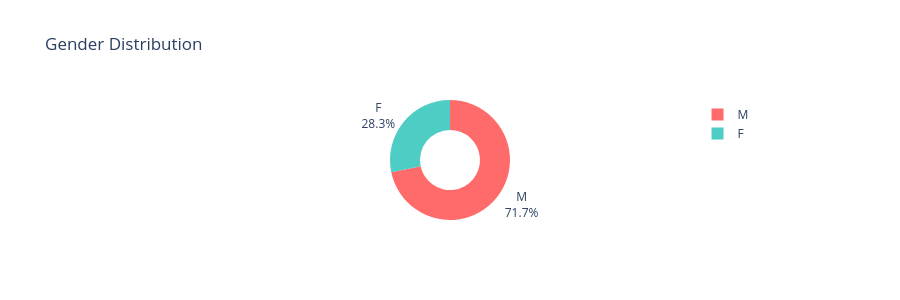
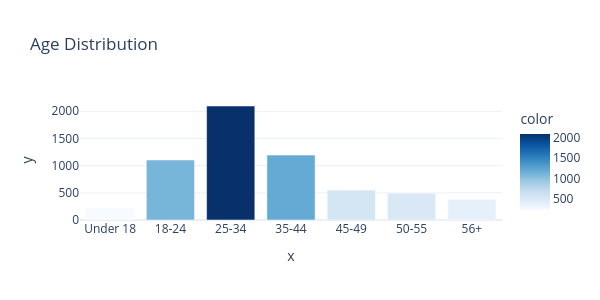

Notebook cell for these charts, in order:
### Markdown cell above
## 2.1 User Demographics

### Code cell
gender_counts = users['Gender'].value_counts()
fig = go.Figure(data=[go.Pie(labels=gender_counts.index, values=gender_counts.values, hole=0.5, 
    marker=dict(colors=['#FF6B6B','#4ECDC4']), textinfo='label+percent')])
fig.update_layout(title='Gender Distribution', height=300)
fig.show()

age_map = {1:'Under 18',18:'18-24',25:'25-34',35:'35-44',45:'45-49',50:'50-55',56:'56+'}
users['AgeGroup'] = users['Age'].map(age_map)
age_order = ['Under 18','18-24','25-34','35-44','45-49','50-55','56+']
age_counts = users['AgeGroup'].value_counts().reindex(age_order)
fig = px.bar(x=age_counts.index, y=age_counts.values, title='Age Distribution', color=age_counts.values, color_continuous_scale='Blues')
fig.update_layout(template='plotly_white', height=300, width=600)
fig.show()

### Figure 1 — Plotly figure (JSON) as saved in the notebook; plotly's stock layout.template omitted (floating-point values rounded to 4 significant figures)
{"data": [{"hole": 0.5, "labels": ["M", "F"], "marker": {"colors": ["#FF6B6B", "#4ECDC4"]}, "textinfo": "label+percent", "type": "pie", "values": [4331, 1709]}], "layout": {"height": 300, "title": {"text": "Gender Distribution"}}}

### Figure 2 — Plotly figure (JSON) as saved in the notebook; plotly's stock layout.template omitted (floating-point values rounded to 4 significant figures)
{"data": [{"hovertemplate": "x=%{x}<br>y=%{y}<br>color=%{marker.color}<extra></extra>", "legendgroup": "", "marker": {"color": [222, 1103, 2096, 1193, 550, 496, 380], "coloraxis": "coloraxis", "pattern": {"shape": ""}}, "name": "", "orientation": "v", "showlegend": false, "textposition": "auto", "type": "bar", "x": ["Under 18", "18-24", "25-34", "35-44", "45-49", "50-55", "56+"], "xaxis": "x", "y": [222, 1103, 2096, 1193, 550, 496, 380], "yaxis": "y"}], "layout": {"barmode": "relative", "coloraxis": {"colorbar": {"title": {"text": "color"}}, "colorscale": [[0, "rgb(247,251,255)"], [0.125, "rgb(222,235,247)"], [0.25, "rgb(198,219,239)"], [0.375, "rgb(158,202,225)"], [0.5, "rgb(107,174,214)"], [0.625, "rgb(66,146,198)"], [0.75, "rgb(33,113,181)"], [0.875, "rgb(8,81,156)"], [1, "rgb(8,48,107)"]]}, "height": 300, "legend": {"tracegroupgap": 0}, "title": {"text": "Age Distribution"}, "width": 600, "xaxis": {"anchor": "y", "domain": [0, 1], "title": {"text": "x"}}, "yaxis": {"anchor": "x", "domain": [0, 1], "title": {"text": "y"}}}}
